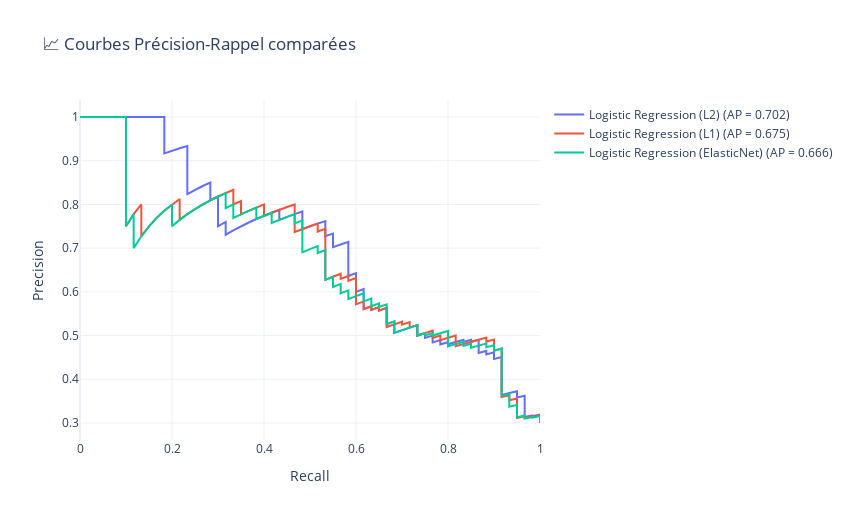

Write notebook code for a chart like this one.
### Code cell
# Courbes Recall/Précision
trees_models.plot_precision_recall_curve_interactive()

### Figure 1 — Plotly figure (JSON) as saved in the notebook; plotly's stock layout.template omitted (floating-point values rounded to 4 significant figures; data arrays with more than 128 entries replaced by an {"elided": "..."} marker saying what was removed)
{"data": [{"hovertemplate": "Recall = %{x:.2f}<br>Précision = %{y:.2f}<extra></extra>", "mode": "lines", "name": "Logistic Regression (L2) (AP = 0.702)", "type": "scatter", "x": {"elided": "201 float values"}, "y": {"elided": "201 float values"}}, {"hovertemplate": "Recall = %{x:.2f}<br>Précision = %{y:.2f}<extra></extra>", "mode": "lines", "name": "Logistic Regression (L1) (AP = 0.675)", "type": "scatter", "x": {"elided": "201 float values"}, "y": {"elided": "201 float values"}}, {"hovertemplate": "Recall = %{x:.2f}<br>Précision = %{y:.2f}<extra></extra>", "mode": "lines", "name": "Logistic Regression (ElasticNet) (AP = 0.666)", "type": "scatter", "x": {"elided": "201 float values"}, "y": {"elided": "201 float values"}}], "layout": {"height": 520, "title": {"text": "📈 Courbes Précision-Rappel comparées"}, "width": 850, "xaxis": {"title": {"text": "Recall"}}, "yaxis": {"title": {"text": "Precision"}}}}
